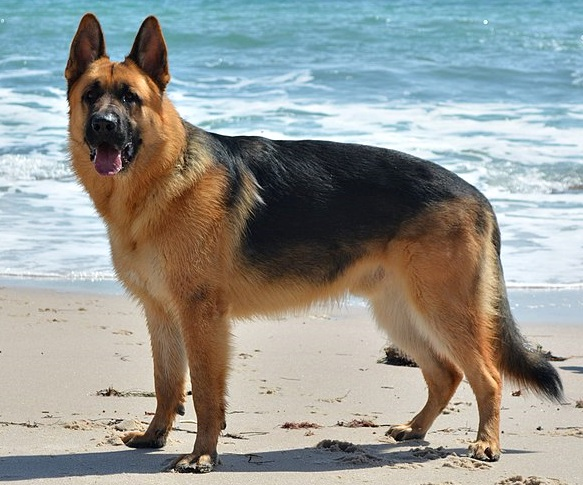
#> input picture algos/Classification/German_Shepherd.jpeg, 583 x 485 px
$ jupyter execute 'Histogram of Oriented Gradients.ipynb'
#> lines starting #> are read from the running program, lines starting #| are printed output that depends on the picture
### HOGs are used for feature reduction

[cell 1]
from skimage.feature import hog
from skimage.io import imread
from skimage.transform import rescale
import matplotlib.pyplot as plt

dog = imread('German_Shepherd.jpeg', as_gray=True)
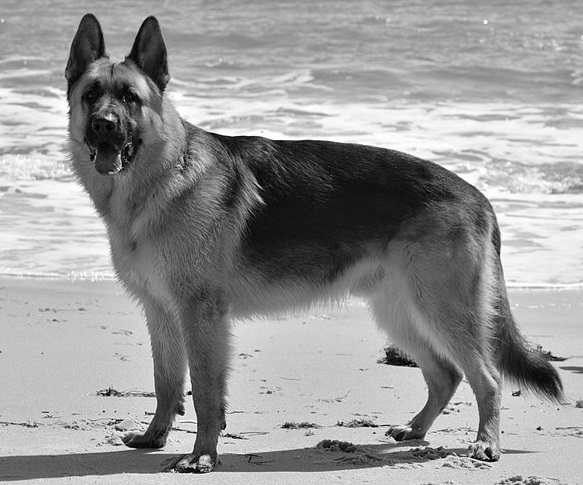
#> dog: shape (485, 583) float64; min 0, max 1, mean 0.593


# scale down the image to one third
dog = rescale(dog, 1/3, mode='reflect')
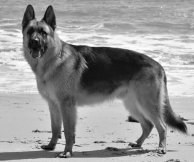
#> dog: shape (162, 194) float64; min 0.0225, max 0.994, mean 0.593
# calculate the hog and return a visual representation.
dog_hog, dog_hog_img = hog(
    dog, pixels_per_cell=(14,14),
    cells_per_block=(2, 2),
    orientations=9,
    visualize=True,
    block_norm='L2-Hys')
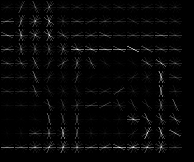
#> dog_hog_img: shape (162, 194) float64; min 0, max 0.183, mean 0.00502; drawn with min black and max white
#> dog_hog = 4320 values, max 0.517 at index 3910, min 0.000608 at index 1703, mean 0.131

fig, ax = plt.subplots(1,2)
fig.set_size_inches(8,6)
# remove ticks and their labels
[a.tick_params(bottom=False, left=False, labelbottom=False, labelleft=False)
    for a in ax]

ax[0].imshow(dog, cmap='gray')
ax[0].set_title('dog')
ax[1].imshow(dog_hog_img, cmap='gray')
ax[1].set_title('hog')
plt.show()
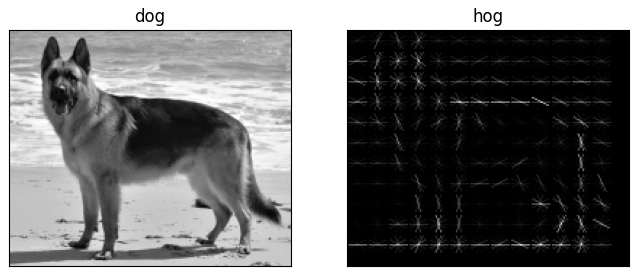
#> figure drawn by matplotlib, 2 panels

[cell 2]
print('number of pixels: ', dog.shape[0] * dog.shape[1])
#| number of pixels:  31428
print('number of hog features: ', dog_hog.shape[0])
#| number of hog features:  4320
